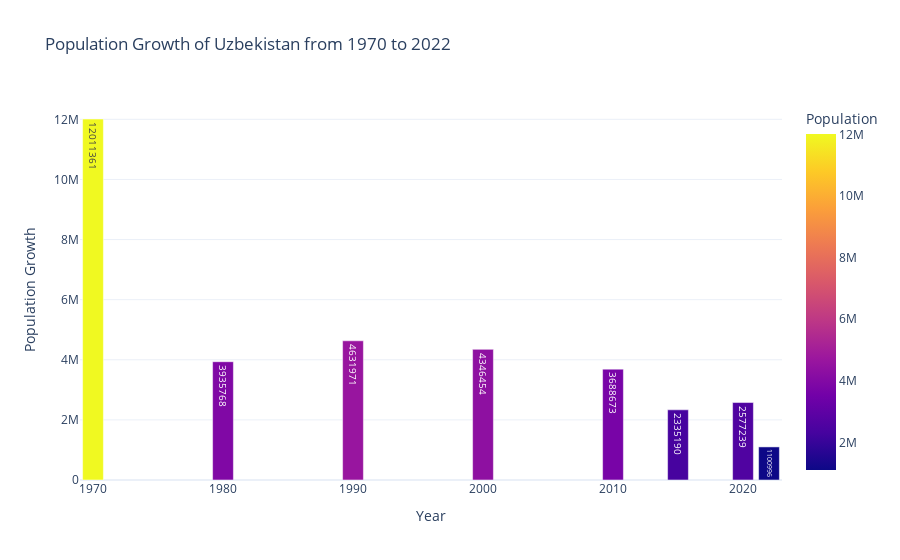

The cell this chart's notebook holds for it:
### Code cell
# Melt the DataFrame to have a long format
uzbekistan_melted = uzbekistan_data.melt(id_vars=['Country/Territory'], 
                                         value_vars=['2022 Population', '2020 Population', 
                                                     '2015 Population', '2010 Population', 
                                                     '2000 Population', '1990 Population', 
                                                     '1980 Population', '1970 Population'],
                                         var_name='Year', 
                                         value_name='Population')

# Convert 'Year' to a more suitable format
uzbekistan_melted['Year'] = uzbekistan_melted['Year'].str.split().str[0].astype(int)

# Calculate population growth
growth = uzbekistan_melted.set_index('Year').sort_index()
growth_diff = growth['Population'].diff().fillna(growth['Population']).reset_index()

# Create the bar chart
fig = px.bar(growth_diff, x='Year', y='Population',
             text='Population', color='Population',
             title='Population Growth of Uzbekistan from 1970 to 2022',
             template='plotly_white')

# Update layout
fig.update_layout(xaxis_title='Year',
                  yaxis_title='Population Growth',
                  showlegend=False)

# Show the plot
fig.show()

### Figure 1 — Plotly figure (JSON) as saved in the notebook; plotly's stock layout.template omitted (floating-point values rounded to 4 significant figures)
{"data": [{"alignmentgroup": "True", "hovertemplate": "Year=%{x}<br>Population=%{marker.color}<extra></extra>", "legendgroup": "", "marker": {"color": [12010000.0, 3936000.0, 4632000.0, 4346000.0, 3689000.0, 2335000.0, 2577000.0, 1101000.0], "coloraxis": "coloraxis", "pattern": {"shape": ""}}, "name": "", "offsetgroup": "", "orientation": "v", "showlegend": false, "text": [12010000.0, 3936000.0, 4632000.0, 4346000.0, 3689000.0, 2335000.0, 2577000.0, 1101000.0], "textposition": "auto", "x": [1970, 1980, 1990, 2000, 2010, 2015, 2020, 2022], "xaxis": "x", "y": [12010000.0, 3936000.0, 4632000.0, 4346000.0, 3689000.0, 2335000.0, 2577000.0, 1101000.0], "yaxis": "y", "type": "bar"}], "layout": {"xaxis": {"anchor": "y", "domain": [0.0, 1.0], "title": {"text": "Year"}}, "yaxis": {"anchor": "x", "domain": [0.0, 1.0], "title": {"text": "Population Growth"}}, "coloraxis": {"colorbar": {"title": {"text": "Population"}}, "colorscale": [[0.0, "#0d0887"], [0.1111, "#46039f"], [0.2222, "#7201a8"], [0.3333, "#9c179e"], [0.4444, "#bd3786"], [0.5556, "#d8576b"], [0.6667, "#ed7953"], [0.7778, "#fb9f3a"], [0.8889, "#fdca26"], [1.0, "#f0f921"]]}, "legend": {"tracegroupgap": 0}, "title": {"text": "Population Growth of Uzbekistan from 1970 to 2022"}, "barmode": "relative", "showlegend": false}}
